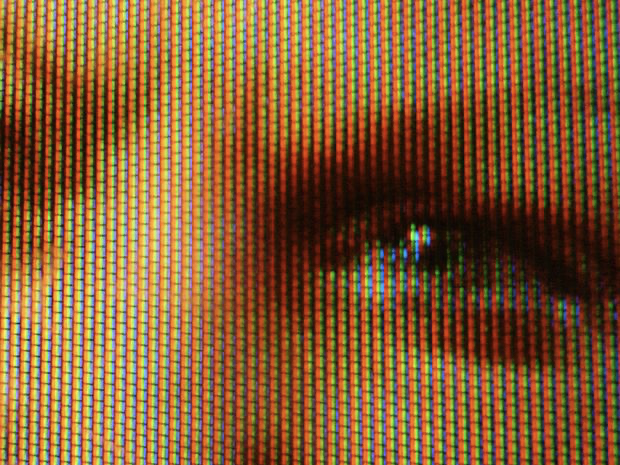
#> input picture images/pillow_practice.png, 620 x 465 px
$ jupyter execute --allow-errors OpenCV.ipynb   (shell and % lines are left out)
#> lines starting #> are read from the running program, lines starting #| are printed output that depends on the picture; after the words box and inside, x2 and y2 are one past the last pixel; in counts of white or black regions, pixels touching at a corner belong together
cifar10 data sets : https://www.cs.toronto.edu/~kriz/cifar.html

[cell 1]
import numpy as np
from PIL import Image

data = np.zeros([32, 32, 3], dtype = np.uint8)
image = Image.fromarray(data, 'RGB')
#> image: PIL image 32x32 RGB; every value is 0
image

[cell 2]
data[:,:] = [255, 0, 0]
image = Image.fromarray(data, 'RGB')
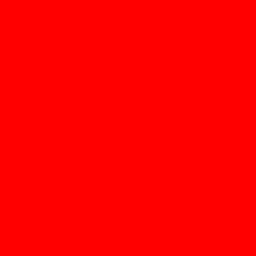
#> image: PIL image 32x32 RGB (shown 8 times larger); mean R, G, B 255, 0, 0
image

[cell 3]
import numpy as np
from PIL import Image

data = np.zeros([128, 128, 3], dtype=np.uint8)
data[:, :] = [255, 255, 255]
image = Image.fromarray(data, 'RGB')
#> image: PIL image 128x128 RGB; every value is 255
image

[cell 4]
from PIL import Image
import os

image_path = "../../images/pillow_practice.png"

img = Image.open(image_path)
#> img is the input picture: PIL image 620x465 RGBA; mean R, G, B, A 132.3, 92.5, 51.8, 255
img

[cell 5]
print(img.width)
#| 620
print(img.height)
#| 465

[cell 6]
new_image_path = "../../images/jpg_pillow_practice.png"
img = img.convert('RGB')
#> img: PIL image 620x465 RGB
img.save(new_image_path)

[cell 7]
resized_image = img.resize((100, 200))
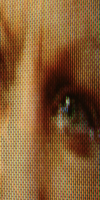
#> resized_image: PIL image 100x200 RGB; mean R, G, B 132.3, 92.5, 51.8

resized_image_path = "../../images/resize_pillow_practice.png"
resized_image.save(resized_image_path)
resized_image

[cell 8]
box = (300, 100, 600, 400)
region = img.crop(box)
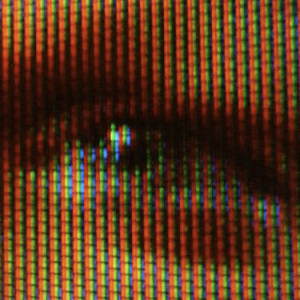
#> region: PIL image 300x300 RGB; mean R, G, B 90.9, 54.7, 27.1

cropped_image_path = "../../images/crop_pillow_practice.png"
region.save(cropped_image_path)
region

[cell 9]
import os
import pickle
from PIL import Image

dir_path = "../../datasets/cifar-100-python"
train_file_path = dir_path + "/train"

#> (the rest of this cell did not finish here and is left out)

#> (a cell that did not finish here is left out)

#> (a cell that did not finish here is left out)

#> (a cell that did not finish here is left out)

#> (a cell that did not finish here is left out)

#> (a cell that did not finish here is left out)

#> (a cell that did not finish here is left out)

#> (a cell that did not finish here is left out)

[cell 17]
# 이미지 뽑아내기

import os
import pickle
from PIL import Image
import numpy
from tqdm import tqdm

dir_path = '../../datasets/cifar-100-python'
train_file_path = os.path.join(dir_path, 'train')

# image를 저장할 cifar-100-python의 하위 디렉토리(images)를 생성합니다.
train_file_path = os.path.join(dir_path, 'cifar100_images')
#> (the rest of this cell did not finish here and is left out)

## OpenCV

[cell 18]
import os
import cv2 as cv
import numpy as np
from  matplotlib import pyplot as plt

img_path = "../../images/cv_practice.png"
img = cv.imread(img_path)
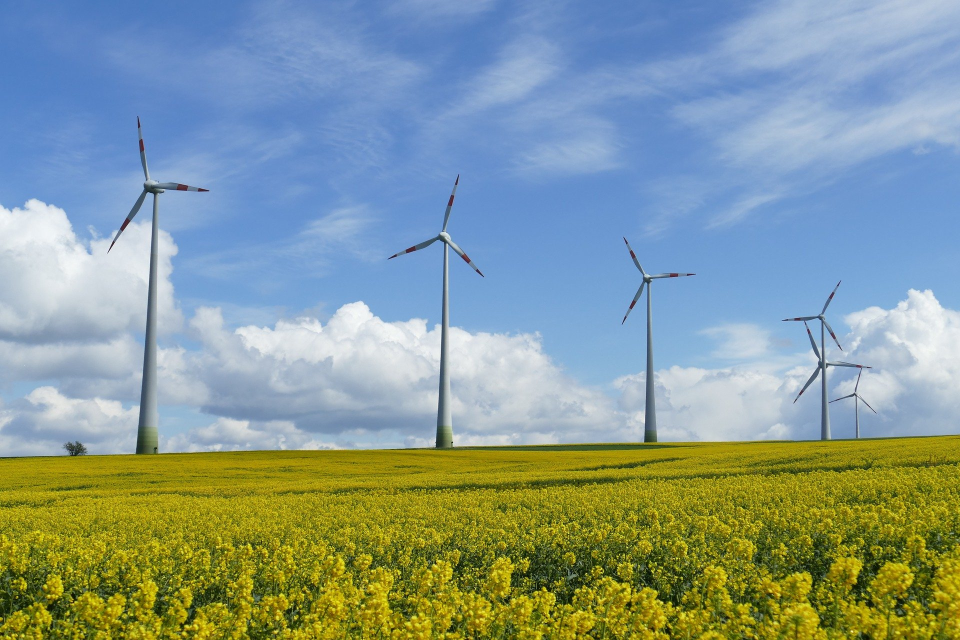
#> input picture images/cv_practice.png, 1920 x 1280 px (shown at 1/2 size)
#> img is the input picture: shape (1280, 1920, 3); mean B, G, R 149.1, 153.9, 133.7

# Convert BGR to HSV
hsv = cv.cvtColor(img, cv.COLOR_BGR2HSV)
#> hsv: shape (1280, 1920, 3); mean H, S, V 82.8, 128.9, 183.8

# define range of blue color in HSV
lower_blue = np.array([100,100,100])
upper_blue = np.array([130,255,255])

# Threshold the HSV image to get only blue colors
mask = cv.inRange(hsv, lower_blue, upper_blue)
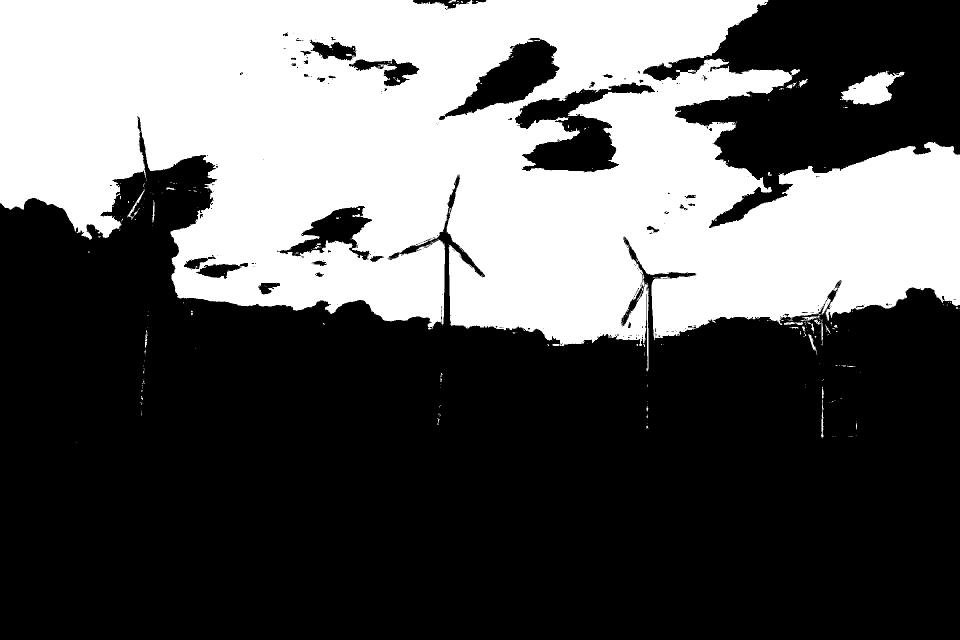
#> mask: shape (1280, 1920) (shown at 1/2 size); 37.2% white; 365 white regions (332 under 20 px), largest, box (x1, y1, x2, y2) and area: (0, 0, 1920, 742) 906865, (1682, 142, 1809, 210) 4596, (254, 378, 290, 440) 272

# Bitwise-AND mask and original image
res = cv.bitwise_and(img, img, mask=mask)
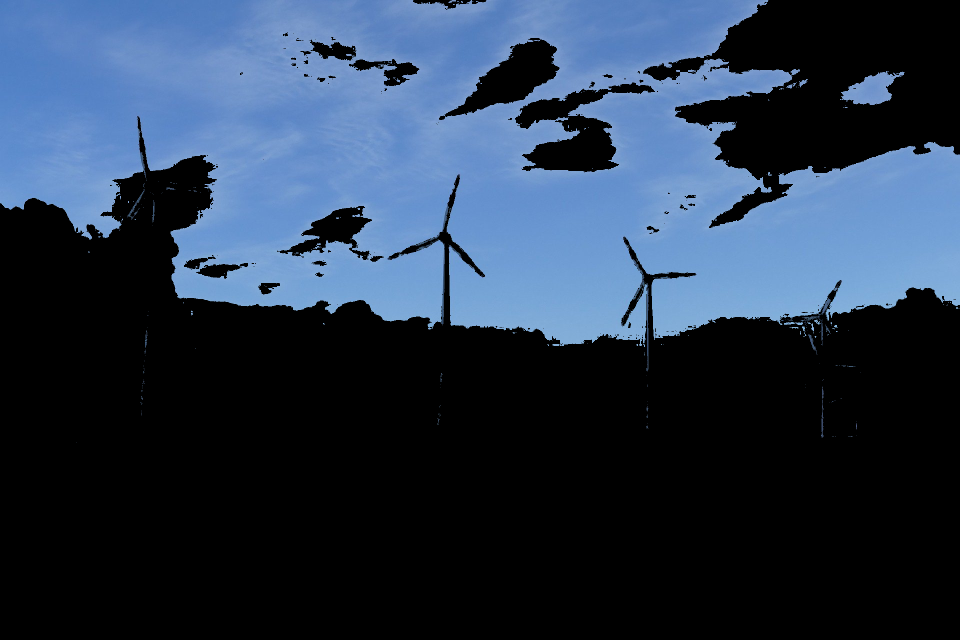
#> res: shape (1280, 1920, 3) (shown at 1/2 size); mean B, G, R 76.2, 55.6, 40.4

plt.imshow(cv.cvtColor(img, cv.COLOR_BGR2RGB))
plt.show()
plt.imshow(cv.cvtColor(mask, cv.COLOR_BGR2RGB))
plt.show()
plt.imshow(cv.cvtColor(res, cv.COLOR_BGR2RGB))
plt.show()
